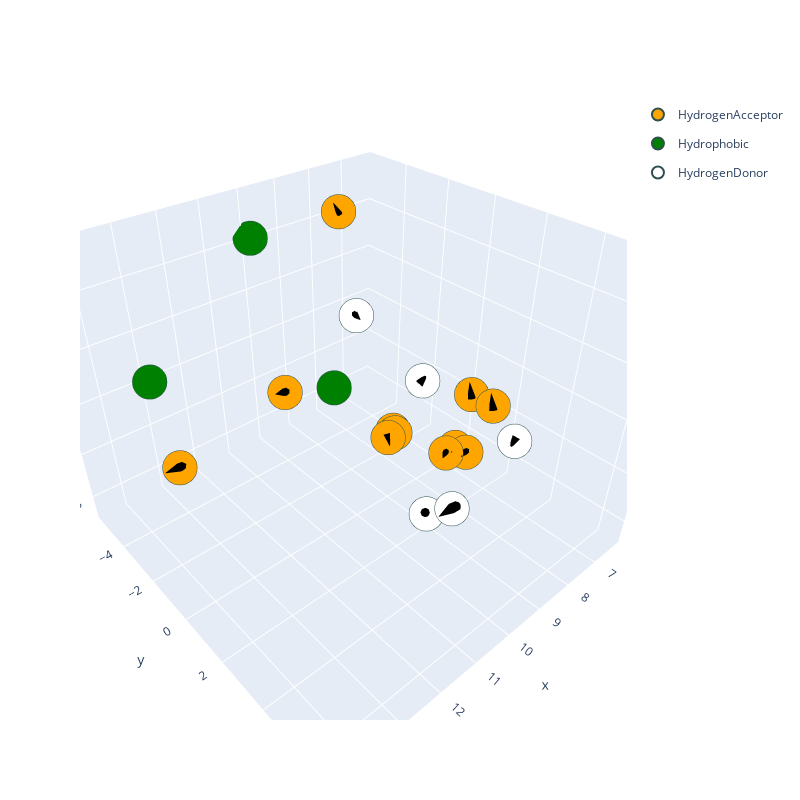

Source (notebook cell):
### Code cell
show_pharmacophoric_descriptors(p4_table,show_vectors=True)

### Figure 1 — Plotly figure (JSON) as saved in the notebook; plotly's stock layout.template omitted (floating-point values rounded to 4 significant figures)
{"data": [{"hovertemplate": "<b>%{hovertext}</b><br><br>name=HydrogenAcceptor<br>x=%{x}<br>y=%{y}<br>z=%{z}<br>radius=%{marker.size}<extra></extra>", "hovertext": ["5R7Y", "5R80", "5R80", "5R81", "5R82", "5R83", "5R83", "5R84", "5R84", "5RE4", "5RE4"], "legendgroup": "HydrogenAcceptor", "marker": {"color": "orange", "line": {"color": "DarkSlateGrey", "width": 2}, "size": 12, "sizemode": "area", "sizeref": 0.0025, "symbol": "circle"}, "mode": "markers", "name": "HydrogenAcceptor", "scene": "scene", "showlegend": true, "type": "scatter3d", "x": [8.507, 14.12, 10.2, 10.23, 12.08, 6.662, 9.317, 7.182, 9.446, 6.817, 9.645], "y": [-3.446, -0.5219, 5.344, 4.683, 0.4206, 0.6271, 0.5969, 0.3027, 0.8768, 0.2747, 0.8705], "z": [27.19, 22.54, 25.25, 25.27, 24.29, 17.63, 20.82, 17.81, 20.98, 17.78, 20.93]}, {"hovertemplate": "<b>%{hovertext}</b><br><br>name=Hydrophobic<br>x=%{x}<br>y=%{y}<br>z=%{z}<br>radius=%{marker.size}<extra></extra>", "hovertext": ["5R7Y", "5R80", "5RE4"], "legendgroup": "Hydrophobic", "marker": {"color": "green", "line": {"color": "DarkSlateGrey", "width": 2}, "size": 12, "sizemode": "area", "sizeref": 0.0025, "symbol": "circle"}, "mode": "markers", "name": "Hydrophobic", "scene": "scene", "showlegend": true, "type": "scatter3d", "x": [9.948, 13.8, 10.22], "y": [-5.5, -2.547, -0.7737], "z": [26.14, 24.25, 22.5]}, {"hovertemplate": "<b>%{hovertext}</b><br><br>name=HydrogenDonor<br>x=%{x}<br>y=%{y}<br>z=%{z}<br>radius=%{marker.size}<extra></extra>", "hovertext": ["5R7Z", "5R80", "5R81", "5R82", "5R83"], "legendgroup": "HydrogenDonor", "marker": {"color": "white", "line": {"color": "DarkSlateGrey", "width": 2}, "size": 12, "sizemode": "area", "sizeref": 0.0025, "symbol": "circle"}, "mode": "markers", "name": "HydrogenDonor", "scene": "scene", "showlegend": true, "type": "scatter3d", "x": [11.62, 9.05, 11.63, 10.2, 7.453], "y": [5.267, 5.001, 6.078, 0.2472, -0.7409], "z": [22.68, 22.91, 23.51, 25.71, 20.9]}, {"colorscale": [[0, "black"], [1, "black"]], "lighting": {"roughness": 1}, "showlegend": false, "showscale": false, "sizemode": "absolute", "sizeref": 0.2, "type": "cone", "u": [0.2347, -0.3558, 0.3889, 0.9213, -0.1009, 0.9738, -0.07484, 0.2252, 0.7774, -0.8128, 0.8401, 0.2047, 0.7579, 0.1645, 0.8058, 0.1011], "v": [-0.3039, -0.2542, -0.08471, 0.2247, -0.374, 0.1135, -0.3374, 0.9712, 0.3514, -0.1132, 0.4832, 0.636, 0.6239, 0.5588, 0.5635, 0.5417], "w": [0.9233, -0.8993, -0.9174, 0.3174, 0.9219, 0.197, 0.9384, 0.07773, 0.5217, 0.5715, 0.2464, -0.744, 0.1909, -0.8129, 0.182, -0.8345], "x": [8.507, 11.62, 9.05, 14.12, 10.2, 11.63, 10.23, 10.2, 12.08, 7.453, 6.662, 9.317, 7.182, 9.446, 6.817, 9.645], "y": [-3.446, 5.267, 5.001, -0.5219, 5.344, 6.078, 4.683, 0.2472, 0.4206, -0.7409, 0.6271, 0.5969, 0.3027, 0.8768, 0.2747, 0.8705], "z": [27.19, 22.68, 22.91, 22.54, 25.25, 23.51, 25.27, 25.71, 24.29, 20.9, 17.63, 20.82, 17.81, 20.98, 17.78, 20.93]}], "layout": {"height": 800, "scene": {"aspectratio": {"x": 1, "y": 1, "z": 0.8}, "camera": {"center": {"x": 0, "y": 0, "z": 0}, "eye": {"x": 0.9613, "y": 1.099, "z": 1.053}, "projection": {"type": "perspective"}, "up": {"x": 0, "y": 0, "z": 1}}}, "width": 800}}
